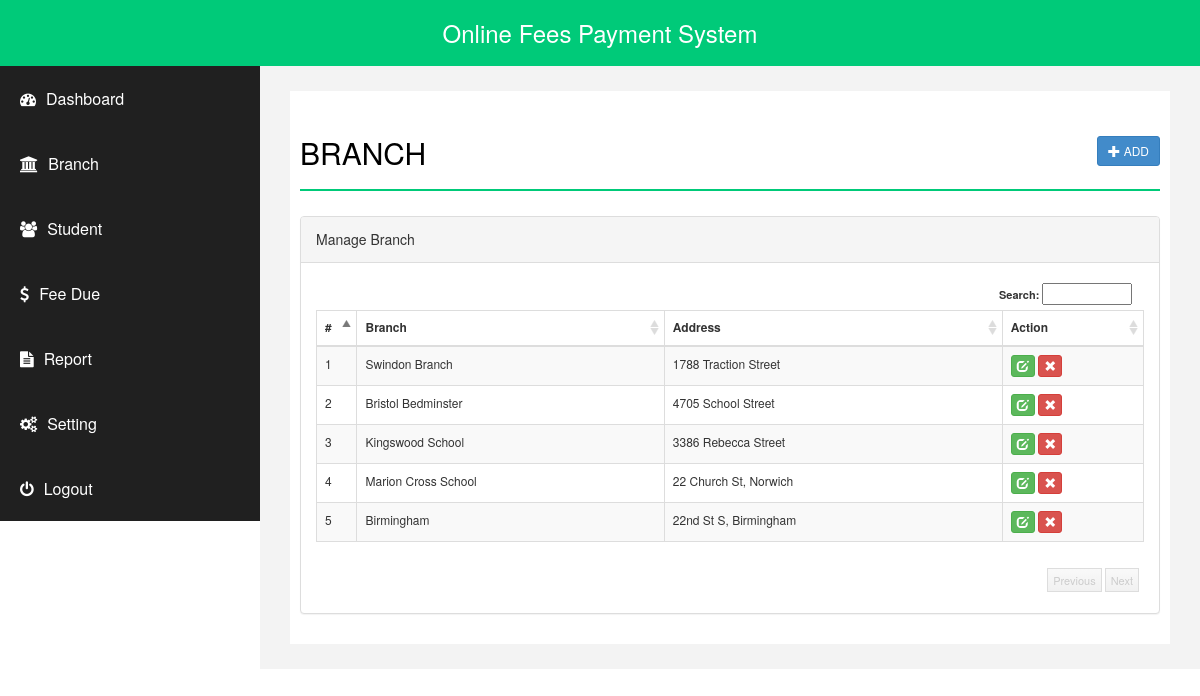
/branch.php (signed in), run on the app's committed database.
### tables this page shows
CREATE TABLE `branch` (
  `id` int(255) NOT NULL,
  `branch` varchar(255) NOT NULL,
  `address` text NOT NULL,
  `delete_status` enum('0','1') NOT NULL DEFAULT '0'
);

### branch.php (the view, shortened to what this page needs)
<?php
include("php/dbconnect.php");
$branch='';
$address='';
$detail = '';
$id= '';
$action = "add";
?>
<!DOCTYPE html>
<html xmlns="http://www.w3.org/1999/xhtml">
<head>
    <link href="css/bootstrap.css" rel="stylesheet" />
    <link href="css/font-awesome.css" rel="stylesheet" />
    <link href="css/basic.css" rel="stylesheet" />
    <link href="css/custom.css" rel="stylesheet" />
</head>
<?php
include("php/header.php");
?>
        <div id="page-wrapper">
            <div id="page-inner">
                <div class="row">
                    <div class="col-md-12">
                        <h1 class="page-head-line">Branch
						<?php
						echo (isset($_GET['action']) && @$_GET['action']=="add" || @$_GET['action']=="edit")?
						' <a href="branch.php" class="btn btn-primary btn-sm pull-right">Back <i class="glyphicon glyphicon-arrow-right"></i></a>':'<a href="branch.php?action=add" class="btn btn-primary btn-sm pull-right"><i class="glyphicon glyphicon-plus"></i> Add </a>';
						?>
						</h1>
                    </div>
                </div>
        <?php
		 if(isset($_GET['action']) && @$_GET['action']=="add" || @$_GET['action']=="edit")
		 {
		?>
			<script type="text/javascript" src="js/validation/jquery.validate.min.js"></script>
                <div class="row">
                    <div class="col-sm-8 col-sm-offset-2">
               <div class="panel panel-primary">
                        <div class="panel-heading">
                           <?php echo ($action=="add")? "Add Branch": "Edit Branch"; ?>
                        </div>
						<form action="branch.php" method="post" id="signupForm1" class="form-horizontal">
                        <div class="panel-body">
						<div class="form-group">
								<label class="col-sm-2 control-label" for="Old">Branch </label>
								<div class="col-sm-10">
									<input type="text" class="form-control" id="branch" name="branch" value="<?php echo $branch;?>"  />
								</div>
							</div>
							<div class="form-group">
								<label class="col-sm-2 control-label" for="Password"> Address </label>
								<div class="col-sm-10">
	                        <textarea class="form-control" id="address" name="address"><?php echo $address;?></textarea >
								</div>
							</div>
							<div class="form-group">
								<label class="col-sm-2 control-label" for="Confirm"> Detail</label>
								<div class="col-sm-10">
									    <textarea class="form-control" name="detail" id="detail"><?php echo $detail;?></textarea >
								</div>
							</div>
						<div class="form-group">
								<div class="col-sm-8 col-sm-offset-2">
								<input type="hidden" name="id" value="<?php echo $id;?>">
								<input type="hidden" name="action" value="<?php echo $action;?>">
									<button type="submit" name="save" class="btn btn-primary">Save </button>
								</div>
							</div>
                         </div>
							</form>
                        </div>
                            </div>
                </div>
		<script type="text/javascript">
		$( document ).ready( function () {
			 if($("#signupForm1").length > 0)
         {
			$( "#signupForm1" ).validate( {
				rules: {
					branch: "required",
					address: "required"
				},
				messages: {
					branch: "Please enter branch name",
					address: "Please enter address"
				},
				errorElement: "em",
				errorPlacement: function ( error, element ) {
					// Add the `help-block` class to the error element
					error.addClass( "help-block" );
					// Add `has-feedback` class to the parent div.form-group
					// in order to add icons to inputs
					element.parents( ".col-sm-10" ).addClass( "has-feedback" );
					if ( element.prop( "type" ) === "checkbox" ) {
						error.insertAfter( element.parent( "label" ) );
					} else {
						error.insertAfter( element );
					}
					// Add the span element, if doesn't exists, and apply the icon classes to it.
					if ( !element.next( "span" )[ 0 ] ) {
						$( "<span class='glyphicon glyphicon-remove form-control-feedback'></span>" ).insertAfter( element );
					}
				},
				success: function ( label, element ) {
					// Add the span element, if doesn't exists, and apply the icon classes to it.
					if ( !$( element ).next( "span" )[ 0 ] ) {
						$( "<span class='glyphicon glyphicon-ok form-control-feedback'></span>" ).insertAfter( $( element ) );
					}
				},
				highlight: function ( element, errorClass, validClass ) {
					$( element ).parents( ".col-sm-10" ).addClass( "has-error" ).removeClass( "has-success" );
					$( element ).next( "span" ).addClass( "glyphicon-remove" ).removeClass( "glyphicon-ok" );
				},
				unhighlight: function ( element, errorClass, validClass ) {
					$( element ).parents( ".col-sm-10" ).addClass( "has-success" ).removeClass( "has-error" );
					$( element ).next( "span" ).addClass( "glyphicon-ok" ).removeClass( "glyphicon-remove" );
				}
			} );
			}
		} );
	</script>
		<?php
		}else{
		?>
		 <link href="css/datatable/datatable.css" rel="stylesheet" />
		<div class="panel panel-default">
                        <div class="panel-heading">
                            Manage Branch
                        </div>
                        <div class="panel-body">
                             <div class="table-sorting table-responsive">
                                <table class="table table-striped table-bordered table-hover" id="tSortable22">
                                    <thead>
                                        <tr>
                                            <th>#</th>
                                            <th>Branch</th>
                                            <th>Address</th>
											<th>Action</th>
                                        </tr>
                                    </thead>
                                    <tbody>
									<?php
									$sql = "select * from branch where delete_status='0'";
									$q = $conn->query($sql);
									$i=1;
									while($r = $q->fetch_assoc())
									{
									echo '<tr>
                                            <td>'.$i.'</td>
                                            <td>'.$r['branch'].'</td>
                                            <td>'.$r['address'].'</td>
											<td>
											<a href="branch.php?action=edit&id='.$r['id'].'" class="btn btn-success btn-xs"><span class="glyphicon glyphicon-edit"></span></a>
											<a onclick="return confirm(\'Are you sure you want to delete this record\');" href="branch.php?action=delete&id='.$r['id'].'" class="btn btn-danger btn-xs"><span class="glyphicon glyphicon-remove"></span></a> </td>
                                        </tr>';
										$i++;
									}
									?>
                                    </tbody>
                                </table>
                            </div>
                        </div>
                    </div>
		<?php
		}
		?>
            </div>
        </div>
    </div>
</body>
</html>

### css/basic.css (style rules this page uses)
body { font-family:"Helvetica Neue", Helvetica, Arial, sans-serif; line-height:25px; }
#page-wrapper, .page-wrapper-student { padding: 15px 15px; background: #F3F3F3; }
#page-inner { width: 100%; margin: 10px 20px 10px 0px; background-color: #fff!important; padding: 10px; }
.page-head-line { font-size: 30px; text-transform: uppercase; color: #000; font-weight: 500; padding-bottom: 20px; border-bottom: 2px solid #00CA79; margin-bottom: 10px; }
@media (min-width:768px) { #page-wrapper { margin: 0 0 0 260px; padding: 15px 30px; } }

### css/datatable/datatable.css (style rules this page uses)
.dataTable { float: left; }
.table-sorting { padding: 0px; position: relative; font-size: 12px; background-color: #FFF; }
.table-sorting .table { border-top: 1px solid #DDD; border-bottom: 1px solid #DDD; }
.table-sorting .sorting_asc { background: url('../../img/datatable/sort_asc.png') no-repeat center right; cursor: pointer; }
.table-sorting .sorting { background: url('../../img/datatable/sort_both.png') no-repeat center right; cursor: pointer; }

### data on the page
branch: branch "Swindon Branch", address "1788 Traction Street"
branch: branch "Bristol Bedminster", address "4705 School Street"
branch: branch "Kingswood School", address "3386 Rebecca Street"
branch: branch "Marion Cross School", address "22 Church St, Norwich"
branch: branch "Birmingham", address "22nd St S, Birmingham"
